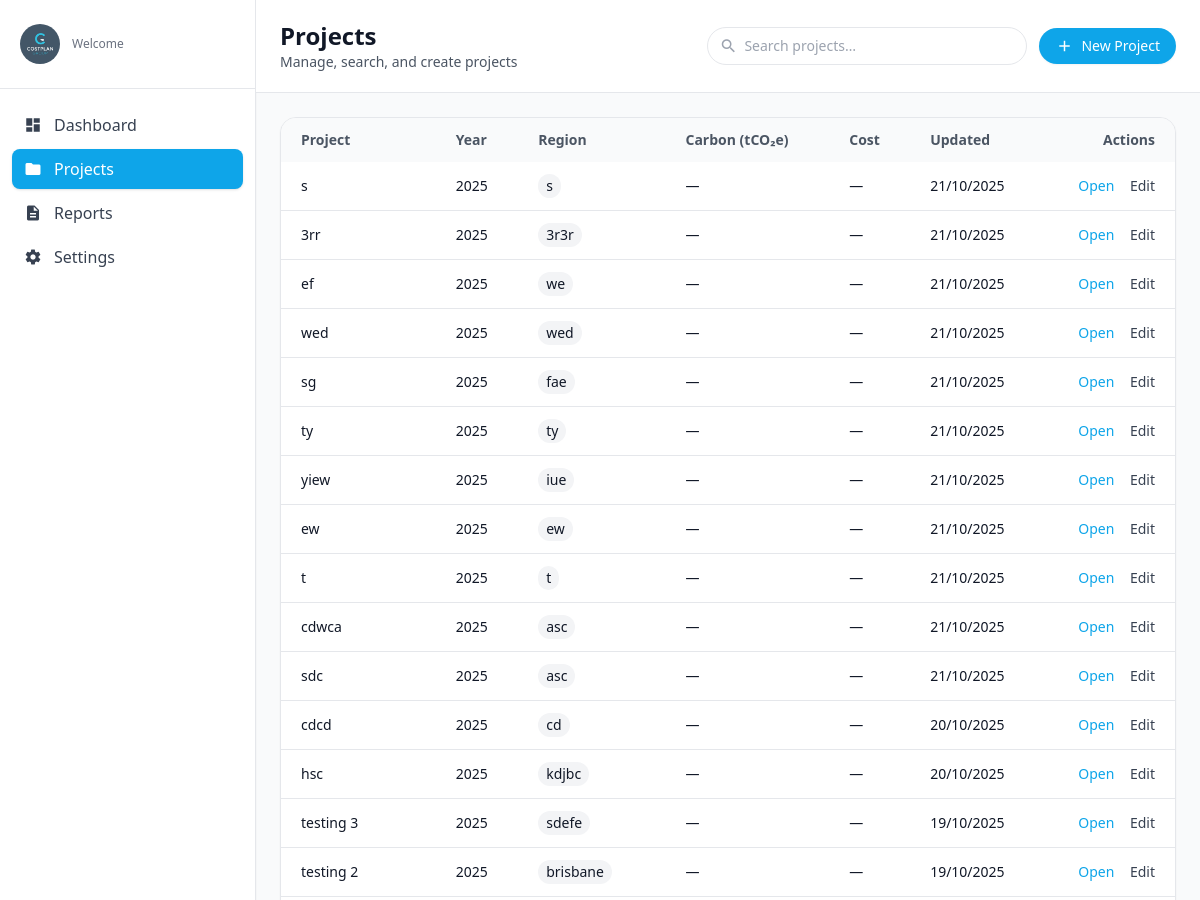
Before: /projects/ (signed in, upper part) with the older database file.
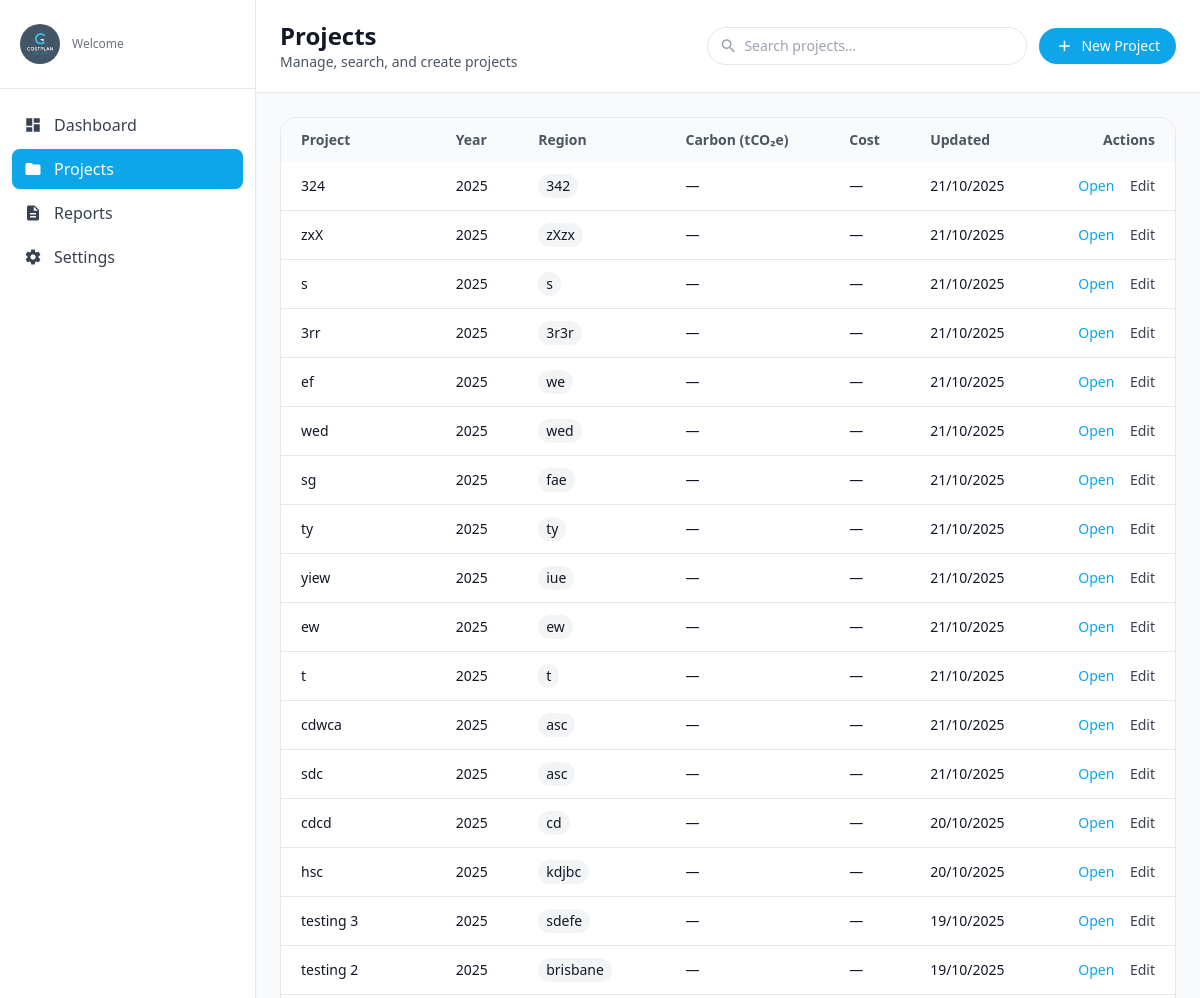
After: the same page with the newer database file.
### app1/models.py (models this page shows, shortened)
class Metrics(models.Model):
    id = models.AutoField(primary_key=True)
    user = models.ForeignKey(User, on_delete=models.SET_NULL, null=True, blank=True, related_name="metrics")
    project_code = models.CharField(max_length=120, null=True, blank=True)  # free-form link to a project if needed
    building_type = models.CharField(max_length=120, null=True, blank=True)
    roof_area_m2 = models.DecimalField(max_digits=12, decimal_places=2, null=True, blank=True)
    roof_percent_gifa = models.DecimalField(max_digits=6, decimal_places=2, null=True, blank=True)
    basement_present = models.BooleanField(default=False)
    basement_size_m2 = models.DecimalField(max_digits=12, decimal_places=2, null=True, blank=True)
    basement_percent_gifa = models.DecimalField(max_digits=6, decimal_places=2, null=True, blank=True)
    num_apartments = models.PositiveIntegerField(null=True, blank=True)
    num_keys = models.PositiveIntegerField(null=True, blank=True)
    num_wcs = models.PositiveIntegerField(null=True, blank=True)
    gifa_m2 = models.DecimalField("GIFA (m²)", max_digits=14, decimal_places=2, null=True, blank=True)
    external_wall_area_m2 = models.DecimalField(max_digits=14, decimal_places=2, null=True, blank=True)
    external_openings_m2 = models.DecimalField(max_digits=14, decimal_places=2, null=True, blank=True)
    building_footprint_m2 = models.DecimalField(max_digits=14, decimal_places=2, null=True, blank=True)
    total_budget_aud = models.DecimalField(max_digits=16, decimal_places=2, null=True, blank=True)
    selected_intervention_ids = models.JSONField(default=list, blank=True)
    project_name = models.CharField(max_length=255, null=True, blank=True)
    location     = models.CharField(max_length=255, null=True, blank=True)
    created_at = models.DateTimeField(auto_now_add=True)
    updated_at = models.DateTimeField(auto_now=True)
    class Meta:
        db_table = "Metrics"
        indexes = [
            models.Index(fields=["building_type"]),
            models.Index(fields=["project_code"]),
            models.Index(fields=["created_at"]),
        ]

### app1/views.py (the view)
# urls.py: path('projects/', views.projects_view, name='projects'),
@login_required(login_url='login')
def projects_view(request: HttpRequest):
    q = (request.GET.get("q") or "").strip()
    qs = Metrics.objects.all().order_by("-updated_at", "-created_at")
    if q:
        qs = qs.filter(
            Q(project_name__icontains=q)
            | Q(building_type__icontains=q)
            | Q(location__icontains=q)
        )
    return render(request, "projects.html", {"projects": qs, "query": q})

### app1/context_processors.py (called while the page is built)
def theme_context(request):
    current_theme = request.session.get('user_theme', 'light')
    return {
        'current_theme': current_theme,
        'user_theme': current_theme,
    }  # ✅ ADD THE CLOSING BRACE!

### app1/templates/projects.html (shortened to what the changed rows need)
{% load static %}
{% load humanize %}
<!DOCTYPE html>
<html lang="en">
<head>
  <script src="https://cdn.tailwindcss.com"></script>
</head>
<body class="min-h-screen bg-gray-50 text-gray-900">
  <div class="flex min-h-screen">
    <main class="flex-1">
      <header class="bg-white border-b">
        <div class="max-w-7xl mx-auto px-6 py-5">
          <div class="flex flex-col gap-4 md:flex-row md:items-center md:justify-between">
            <div>
              <h1 class="text-2xl font-semibold">Projects</h1>
            </div>
          </div>
        </div>
      </header>
      <div class="max-w-7xl mx-auto px-6 py-6">
        <section class="bg-white border rounded-2xl shadow-sm overflow-x-auto">
          <table class="min-w-full text-sm">
            <thead class="bg-gray-50 text-gray-600">
              <tr>
                <th class="text-left px-5 py-3">Project</th>
                <th class="text-left px-5 py-3">Year</th>
                <th class="text-left px-5 py-3">Region</th>
                <th class="text-left px-5 py-3">Carbon (tCO₂e)</th>
                <th class="text-left px-5 py-3">Cost</th>
                <th class="text-left px-5 py-3">Updated</th>
                <th class="text-right px-5 py-3">Actions</th>
              </tr>
            </thead>
            <tbody id="projectRows" class="divide-y">
              {% for p in projects %}
              <tr class="hover:bg-gray-50" data-name="{{ p.project_name|default_if_none:'' }}">
                <td class="px-5 py-3 font-medium">
                  <a href="{% url 'project_detail' p.id %}" class="hover:underline">
                    {% if p.project_name %}{{ p.project_name }}{% else %}Project #{{ p.id }}{% endif %}
                  </a>
                </td>
                <td class="px-5 py-3">
                  {% if p.updated_at %}{{ p.updated_at|date:"Y" }}
                  {% elif p.created_at %}{{ p.created_at|date:"Y" }}
                  {% else %}—{% endif %}
                </td>
                <td class="px-5 py-3">
                  <span class="inline-flex items-center rounded-full bg-gray-100 px-2 py-0.5">
                    {{ p.location|default:"—" }}
                  </span>
                </td>
                <td class="px-5 py-3">—</td>
                <td class="px-5 py-3">
                  {% if p.estimated_auto_budget_aud %}
                    ${{ p.estimated_auto_budget_aud|floatformat:0|intcomma }}
                  {% else %}—{% endif %}
                </td>
                <td class="px-5 py-3">
                  {% if p.updated_at %}{{ p.updated_at|date:"d/m/Y" }}
                  {% elif p.created_at %}{{ p.created_at|date:"d/m/Y" }}
                  {% else %}—{% endif %}
                </td>
                <td class="px-5 py-3 space-x-3 text-right">
                  <a href="{% url 'project_detail' p.id %}" class="text-brand hover:text-brand-700">Open</a>
                  <a href="{% url 'project_detail' p.id %}?edit=1" class="text-gray-700 hover:text-gray-900">Edit</a>
                </td>
              </tr>
              {% empty %}
              <tr>
                <td colspan="7" class="px-5 py-6 text-gray-500">No projects found.</td>
              </tr>
              {% endfor %}
            </tbody>
          </table>
        </section>
      </div>
    </main>
  </div>
</body>
</html>

Changed rows visible on the page:
added Metrics: project_name "324", updated_at "2025", location "342", updated_at "21/10/2025"
added Metrics: project_name "zxX", updated_at "2025", location "zXzx", updated_at "21/10/2025"
